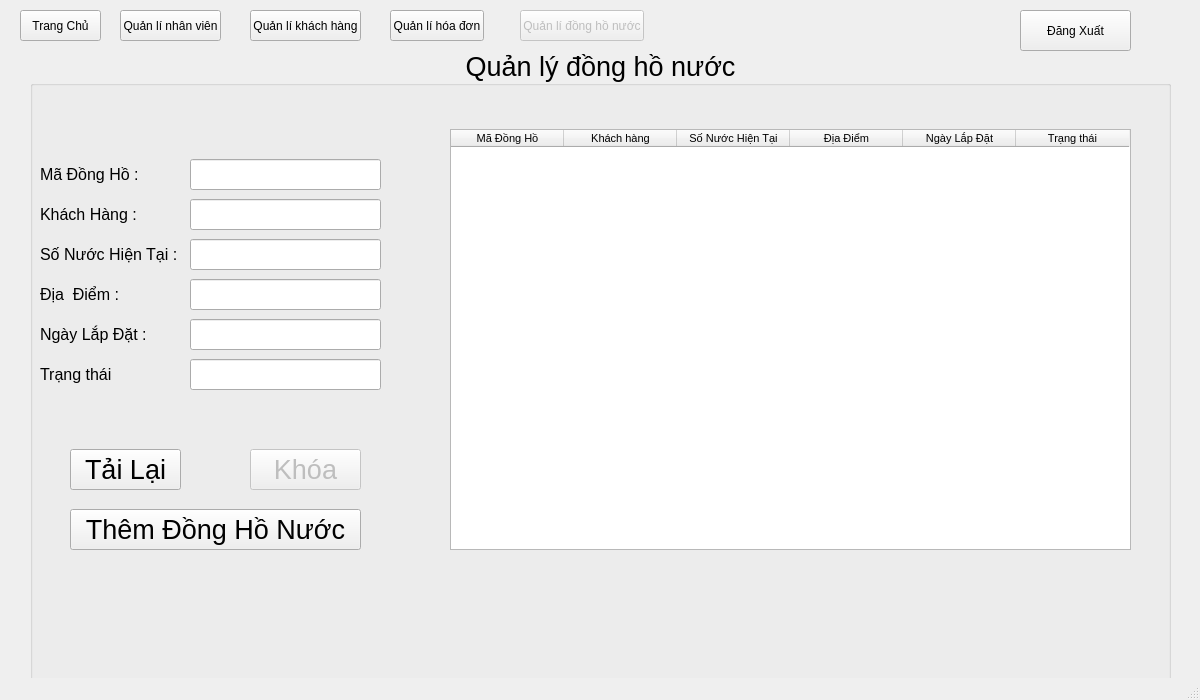
<?xml version="1.0" encoding="UTF-8"?>
<ui version="4.0">
 <class>MainWindow</class>
 <widget class="QMainWindow" name="MainWindow">
  <property name="geometry">
   <rect>
    <x>0</x>
    <y>0</y>
    <width>1200</width>
    <height>700</height>
   </rect>
  </property>
  <property name="windowTitle">
   <string>MainWindow</string>
  </property>
  <widget class="QWidget" name="centralwidget">
   <widget class="QPushButton" name="btnHome">
    <property name="enabled">
     <bool>true</bool>
    </property>
    <property name="geometry">
     <rect>
      <x>20</x>
      <y>10</y>
      <width>81</width>
      <height>31</height>
     </rect>
    </property>
    <property name="font">
     <font>
      <kerning>true</kerning>
     </font>
    </property>
    <property name="styleSheet">
     <string notr="true"/>
    </property>
    <property name="text">
     <string>Trang Chủ</string>
    </property>
   </widget>
   <widget class="QPushButton" name="btnHD_2">
    <property name="enabled">
     <bool>true</bool>
    </property>
    <property name="geometry">
     <rect>
      <x>390</x>
      <y>10</y>
      <width>94</width>
      <height>31</height>
     </rect>
    </property>
    <property name="styleSheet">
     <string notr="true"/>
    </property>
    <property name="text">
     <string>Quản lí hóa đơn</string>
    </property>
   </widget>
   <widget class="QPushButton" name="btnKH_2">
    <property name="geometry">
     <rect>
      <x>250</x>
      <y>10</y>
      <width>111</width>
      <height>31</height>
     </rect>
    </property>
    <property name="styleSheet">
     <string notr="true"/>
    </property>
    <property name="text">
     <string>Quản lí khách hàng</string>
    </property>
   </widget>
   <widget class="QPushButton" name="btnDHN_2">
    <property name="enabled">
     <bool>false</bool>
    </property>
    <property name="geometry">
     <rect>
      <x>520</x>
      <y>10</y>
      <width>124</width>
      <height>31</height>
     </rect>
    </property>
    <property name="styleSheet">
     <string notr="true"/>
    </property>
    <property name="text">
     <string>Quản lí đồng hồ nước</string>
    </property>
   </widget>
   <widget class="QPushButton" name="btnNV_2">
    <property name="enabled">
     <bool>true</bool>
    </property>
    <property name="geometry">
     <rect>
      <x>120</x>
      <y>10</y>
      <width>101</width>
      <height>31</height>
     </rect>
    </property>
    <property name="font">
     <font>
      <kerning>true</kerning>
     </font>
    </property>
    <property name="styleSheet">
     <string notr="true"/>
    </property>
    <property name="text">
     <string>Quản lí nhân viên</string>
    </property>
   </widget>
   <widget class="QGroupBox" name="groupBox">
    <property name="geometry">
     <rect>
      <x>30</x>
      <y>49</y>
      <width>1141</width>
      <height>691</height>
     </rect>
    </property>
    <property name="font">
     <font>
      <pointsize>20</pointsize>
     </font>
    </property>
    <property name="title">
     <string>Quản lý đồng hồ nước</string>
    </property>
    <property name="alignment">
     <set>Qt::AlignCenter</set>
    </property>
    <widget class="QLabel" name="label">
     <property name="geometry">
      <rect>
       <x>10</x>
       <y>110</y>
       <width>141</width>
       <height>31</height>
      </rect>
     </property>
     <property name="font">
      <font>
       <pointsize>12</pointsize>
      </font>
     </property>
     <property name="text">
      <string>Mã Đồng Hồ :</string>
     </property>
    </widget>
    <widget class="QLineEdit" name="txtMaDH">
     <property name="enabled">
      <bool>true</bool>
     </property>
     <property name="geometry">
      <rect>
       <x>160</x>
       <y>110</y>
       <width>191</width>
       <height>31</height>
      </rect>
     </property>
     <property name="font">
      <font>
       <pointsize>10</pointsize>
      </font>
     </property>
     <property name="readOnly">
      <bool>true</bool>
     </property>
    </widget>
    <widget class="QLineEdit" name="txtTenKH">
     <property name="geometry">
      <rect>
       <x>160</x>
       <y>150</y>
       <width>191</width>
       <height>31</height>
      </rect>
     </property>
     <property name="font">
      <font>
       <pointsize>10</pointsize>
      </font>
     </property>
     <property name="text">
      <string/>
     </property>
     <property name="readOnly">
      <bool>true</bool>
     </property>
    </widget>
    <widget class="QLabel" name="label_2">
     <property name="geometry">
      <rect>
       <x>10</x>
       <y>150</y>
       <width>141</width>
       <height>31</height>
      </rect>
     </property>
     <property name="font">
      <font>
       <pointsize>12</pointsize>
      </font>
     </property>
     <property name="text">
      <string>Khách Hàng :</string>
     </property>
    </widget>
    <widget class="QTableWidget" name="List">
     <property name="geometry">
      <rect>
       <x>420</x>
       <y>80</y>
       <width>681</width>
       <height>421</height>
      </rect>
     </property>
     <property name="minimumSize">
      <size>
       <width>661</width>
       <height>0</height>
      </size>
     </property>
     <property name="font">
      <font>
       <pointsize>8</pointsize>
      </font>
     </property>
     <property name="autoScroll">
      <bool>true</bool>
     </property>
     <property name="textElideMode">
      <enum>Qt::ElideRight</enum>
     </property>
     <property name="showGrid">
      <bool>true</bool>
     </property>
     <property name="gridStyle">
      <enum>Qt::NoPen</enum>
     </property>
     <property name="sortingEnabled">
      <bool>false</bool>
     </property>
     <property name="wordWrap">
      <bool>true</bool>
     </property>
     <attribute name="horizontalHeaderDefaultSectionSize">
      <number>113</number>
     </attribute>
     <attribute name="horizontalHeaderStretchLastSection">
      <bool>false</bool>
     </attribute>
     <attribute name="verticalHeaderVisible">
      <bool>false</bool>
     </attribute>
     <column>
      <property name="text">
       <string>Mã Đồng Hồ</string>
      </property>
     </column>
     <column>
      <property name="text">
       <string>Khách hàng</string>
      </property>
     </column>
     <column>
      <property name="text">
       <string>Số Nước Hiện Tại</string>
      </property>
     </column>
     <column>
      <property name="text">
       <string>Địa Điểm</string>
      </property>
     </column>
     <column>
      <property name="text">
       <string>Ngày Lắp Đặt</string>
      </property>
     </column>
     <column>
      <property name="text">
       <string>Trạng thái</string>
      </property>
     </column>
    </widget>
    <widget class="QLineEdit" name="txtSoNuocHienTai">
     <property name="geometry">
      <rect>
       <x>160</x>
       <y>190</y>
       <width>191</width>
       <height>31</height>
      </rect>
     </property>
     <property name="font">
      <font>
       <pointsize>10</pointsize>
      </font>
     </property>
     <property name="text">
      <string/>
     </property>
     <property name="readOnly">
      <bool>true</bool>
     </property>
    </widget>
    <widget class="QLabel" name="label_7">
     <property name="geometry">
      <rect>
       <x>10</x>
       <y>190</y>
       <width>141</width>
       <height>31</height>
      </rect>
     </property>
     <property name="font">
      <font>
       <pointsize>12</pointsize>
      </font>
     </property>
     <property name="text">
      <string>Số Nước Hiện Tại :</string>
     </property>
    </widget>
    <widget class="QLineEdit" name="txtTrangThai">
     <property name="geometry">
      <rect>
       <x>160</x>
       <y>310</y>
       <width>191</width>
       <height>31</height>
      </rect>
     </property>
     <property name="font">
      <font>
       <pointsize>10</pointsize>
      </font>
     </property>
     <property name="text">
      <string/>
     </property>
     <property name="readOnly">
      <bool>true</bool>
     </property>
    </widget>
    <widget class="QLabel" name="label_9">
     <property name="geometry">
      <rect>
       <x>10</x>
       <y>310</y>
       <width>141</width>
       <height>31</height>
      </rect>
     </property>
     <property name="font">
      <font>
       <pointsize>12</pointsize>
      </font>
     </property>
     <property name="text">
      <string>Trạng thái</string>
     </property>
    </widget>
    <widget class="QLineEdit" name="txtNgayLapDat">
     <property name="geometry">
      <rect>
       <x>160</x>
       <y>270</y>
       <width>191</width>
       <height>31</height>
      </rect>
     </property>
     <property name="font">
      <font>
       <pointsize>10</pointsize>
      </font>
     </property>
     <property name="text">
      <string/>
     </property>
     <property name="readOnly">
      <bool>true</bool>
     </property>
    </widget>
    <widget class="QLabel" name="label_10">
     <property name="geometry">
      <rect>
       <x>10</x>
       <y>270</y>
       <width>141</width>
       <height>31</height>
      </rect>
     </property>
     <property name="font">
      <font>
       <pointsize>12</pointsize>
      </font>
     </property>
     <property name="text">
      <string>Ngày Lắp Đặt :</string>
     </property>
    </widget>
    <widget class="QLabel" name="label_8">
     <property name="geometry">
      <rect>
       <x>10</x>
       <y>230</y>
       <width>141</width>
       <height>31</height>
      </rect>
     </property>
     <property name="font">
      <font>
       <pointsize>12</pointsize>
      </font>
     </property>
     <property name="text">
      <string>Địa  Điểm :</string>
     </property>
    </widget>
    <widget class="QLineEdit" name="txtDiaDiem">
     <property name="geometry">
      <rect>
       <x>160</x>
       <y>230</y>
       <width>191</width>
       <height>31</height>
      </rect>
     </property>
     <property name="font">
      <font>
       <pointsize>10</pointsize>
      </font>
     </property>
     <property name="text">
      <string/>
     </property>
     <property name="readOnly">
      <bool>true</bool>
     </property>
    </widget>
    <widget class="QPushButton" name="btnThem">
     <property name="geometry">
      <rect>
       <x>40</x>
       <y>460</y>
       <width>291</width>
       <height>41</height>
      </rect>
     </property>
     <property name="text">
      <string>Thêm Đồng Hồ Nước</string>
     </property>
    </widget>
    <widget class="QPushButton" name="btnTaiLai">
     <property name="geometry">
      <rect>
       <x>40</x>
       <y>400</y>
       <width>111</width>
       <height>41</height>
      </rect>
     </property>
     <property name="text">
      <string>Tải Lại</string>
     </property>
    </widget>
    <widget class="QPushButton" name="btnKhoa">
     <property name="enabled">
      <bool>false</bool>
     </property>
     <property name="geometry">
      <rect>
       <x>220</x>
       <y>400</y>
       <width>111</width>
       <height>41</height>
      </rect>
     </property>
     <property name="text">
      <string>Khóa</string>
     </property>
    </widget>
   </widget>
   <widget class="QPushButton" name="btnDangXuat">
    <property name="geometry">
     <rect>
      <x>1020</x>
      <y>10</y>
      <width>111</width>
      <height>41</height>
     </rect>
    </property>
    <property name="text">
     <string>Đăng Xuất</string>
    </property>
   </widget>
  </widget>
  <widget class="QMenuBar" name="menubar">
   <property name="geometry">
    <rect>
     <x>0</x>
     <y>0</y>
     <width>1200</width>
     <height>22</height>
    </rect>
   </property>
  </widget>
  <widget class="QStatusBar" name="statusbar"/>
 </widget>
 <resources/>
 <connections/>
</ui>
